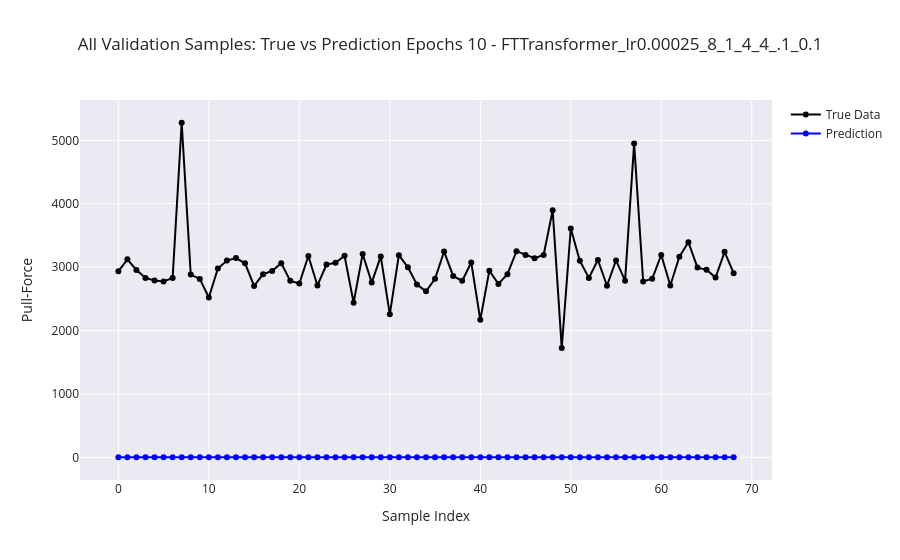

Write notebook code for a chart like this one.
### Markdown cell above
# Check Validation Data

### Code cell
# Pass over val_loader:
all_true, all_pred = [], []

with torch.no_grad():
    for x_cat, x_cont, y in val_loader:
        y   = y.unsqueeze(-1)                            
        r_p = model(x_cat, x_cont)                       
        y_p = (r_p)                             

        all_true.append(y.ravel())
        all_pred.append(y_p.ravel())

# flatten
all_true = np.concatenate(all_true)
all_pred = np.concatenate(all_pred)

# plot per‐sample
sample = np.arange(len(all_true))

fig = go.Figure()
fig.add_trace(go.Scatter(x=sample, y=all_true, mode="lines+markers",
                         name="True Data", marker=dict(color="black", size=6)))
fig.add_trace(go.Scatter(x=sample, y=all_pred, mode="lines+markers",
                         name="Prediction", marker=dict(color="blue", size=6)))

fig.update_layout(
    title=f"All Validation Samples: True vs Prediction Epochs {EPOCHS} - {model_description}",
    xaxis_title="Sample Index",
    yaxis_title="Pull-Force",
    template="seaborn"
)
fig.show()

### Figure 1 — Plotly figure (JSON) as saved in the notebook; plotly's stock layout.template omitted (floating-point values rounded to 4 significant figures)
{"data": [{"marker": {"color": "black", "size": 6}, "mode": "lines+markers", "name": "True Data", "type": "scatter", "x": [0, 1, 2, 3, 4, 5, 6, 7, 8, 9, 10, 11, 12, 13, 14, 15, 16, 17, 18, 19, 20, 21, 22, 23, 24, 25, 26, 27, 28, 29, 30, 31, 32, 33, 34, 35, 36, 37, 38, 39, 40, 41, 42, 43, 44, 45, 46, 47, 48, 49, 50, 51, 52, 53, 54, 55, 56, 57, 58, 59, 60, 61, 62, 63, 64, 65, 66, 67, 68], "y": [2934.0, 3124.0, 2953.0, 2830.0, 2787.0, 2775.0, 2830.0, 5278.0, 2883.0, 2814.0, 2522.0, 2979.0, 3104.0, 3143.0, 3061.0, 2703.0, 2888.0, 2940.0, 3063.0, 2784.0, 2742.0, 3175.0, 2711.0, 3040.0, 3069.0, 3179.0, 2437.0, 3208.0, 2756.0, 3169.0, 2255.0, 3188.0, 2996.0, 2726.0, 2618.0, 2816.0, 3246.0, 2861.0, 2784.0, 3074.0, 2168.0, 2944.0, 2735.0, 2889.0, 3252.0, 3193.0, 3142.0, 3192.0, 3898.0, 1726.0, 3608.0, 3101.0, 2830.0, 3113.0, 2706.0, 3106.0, 2787.0, 4952.0, 2775.0, 2816.0, 3193.0, 2710.0, 3163.0, 3394.0, 2992.0, 2958.0, 2837.0, 3241.0, 2905.0]}, {"marker": {"color": "blue", "size": 6}, "mode": "lines+markers", "name": "Prediction", "type": "scatter", "x": [0, 1, 2, 3, 4, 5, 6, 7, 8, 9, 10, 11, 12, 13, 14, 15, 16, 17, 18, 19, 20, 21, 22, 23, 24, 25, 26, 27, 28, 29, 30, 31, 32, 33, 34, 35, 36, 37, 38, 39, 40, 41, 42, 43, 44, 45, 46, 47, 48, 49, 50, 51, 52, 53, 54, 55, 56, 57, 58, 59, 60, 61, 62, 63, 64, 65, 66, 67, 68], "y": [0.8764, 0.8765, 0.8765, 0.8765, 0.8765, 0.8764, 0.8764, 0.875, 0.8765, 0.8765, 0.8764, 0.8765, 0.8764, 0.8765, 0.8765, 0.8765, 0.8765, 0.8764, 0.8764, 0.8765, 0.8765, 0.8764, 0.8765, 0.8765, 0.8765, 0.8765, 0.8765, 0.8764, 0.8765, 0.8765, 0.8753, 0.8765, 0.8765, 0.8765, 0.8765, 0.8765, 0.8765, 0.8765, 0.8765, 0.8765, 0.8765, 0.8765, 0.8765, 0.8765, 0.8765, 0.8765, 0.8765, 0.8765, 0.8752, 0.8764, 0.8765, 0.8765, 0.8765, 0.8764, 0.8765, 0.8765, 0.8764, 0.8752, 0.8765, 0.8765, 0.8764, 0.8756, 0.8765, 0.8765, 0.8765, 0.8765, 0.8764, 0.8765, 0.8765]}], "layout": {"title": {"text": "All Validation Samples: True vs Prediction Epochs 10 - FTTransformer_lr0.00025_8_1_4_4_.1_0.1"}, "xaxis": {"title": {"text": "Sample Index"}}, "yaxis": {"title": {"text": "Pull-Force"}}}}
